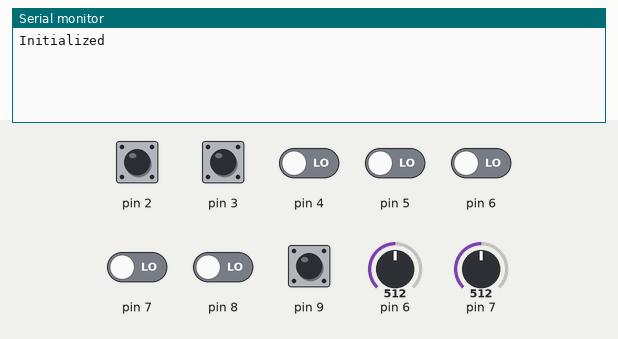
Simulated run of this sketch. Board: Arduino Uno, built with avr-gcc and run on an emulated ATmega328P. Shown: the last lines printed to the serial monitor. Inputs (shaded band) come from the test bench; at power-on: pin 9 HIGH, pin 2–8 LOW, pin 6 = 512, pin 7 = 512.

Above: at 1.2 s.
1.3 s: pin 2 pulsed HIGH 2 times (0.12 s each, 0.3 s apart)
At 2.3 s:
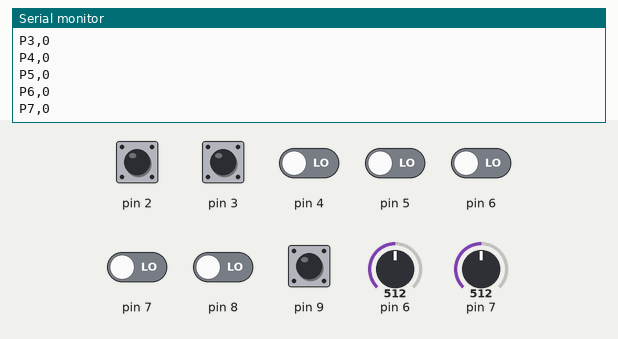
3.4 s: pin 3 pulled LOW for 0.15 s
At 4.3 s:
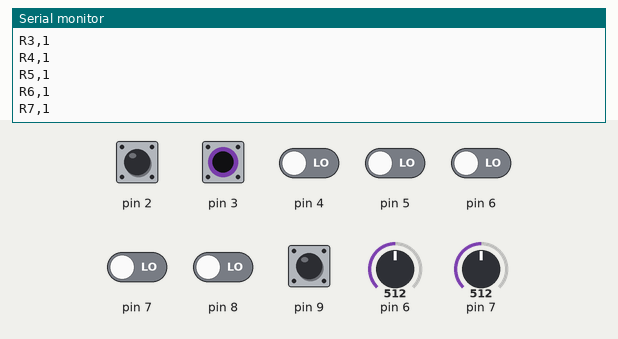
Timing chart, 0 to 6.4 s (numbered marks = the images above; inputs shaded):
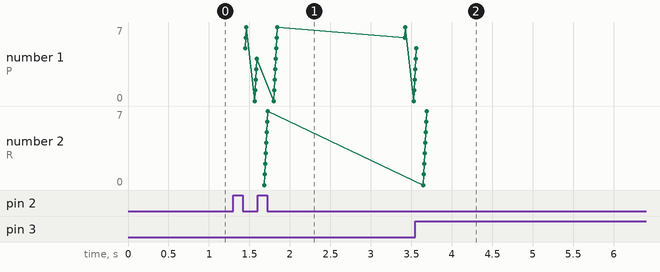

Measured:
- after the input at 1.3 s, the serial monitor: prints a new line after 0.15 s (image 1)
- after the input at 3.4 s, the serial monitor: prints a new line at once (image 2)

The sketch:

buttonMatrix_v1.ino
```cpp
// Keyboard Matrix

// rows are inputs
byte rows[] = {2,3,4,5,6,7,8,9};
const int rowCount = sizeof(rows)/sizeof(rows[0]);

//columns are outputs.
byte cols[] = {22,24,26,28,30,32,34,36};
const int colCount = sizeof(cols)/sizeof(cols[0]);

byte keys[colCount][rowCount];
byte lastKeys[colCount][rowCount];

void setup() {
    Serial.begin(9600);
    Serial.println("Initialized");

    for (int colIndex=0; colIndex < colCount; colIndex++) { //fills with unpressed as inital state
      for (int rowIndex=0; rowIndex < rowCount; rowIndex++) {
        lastKeys[colIndex][rowIndex] = 1;
    }
  }
}

void readMatrix() {
    // iterate the columns
    for (int colIndex=0; colIndex < colCount; colIndex++) {
        // col: set to output to low
        byte curCol = cols[colIndex];
        pinMode(curCol, OUTPUT);
        digitalWrite(curCol, LOW);

        // row: interate through the rows
        for (int rowIndex=0; rowIndex < rowCount; rowIndex++) {
            byte rowCol = rows[rowIndex];
            pinMode(rowCol, INPUT_PULLUP);
            delay(1);
            keys[colIndex][rowIndex] = digitalRead(rowCol);
            pinMode(rowCol, INPUT);
        }
        // disable the column
        pinMode(curCol, INPUT);
    }
}

void storeLastMatrix() {
  for (int colIndex=0; colIndex < colCount; colIndex++) {
    for (int rowIndex=0; rowIndex < rowCount; rowIndex++) {
      lastKeys[colIndex][rowIndex] = keys[colIndex][rowIndex];
    }
  }
}

void printMatrix() {
    for (int rowIndex=0; rowIndex < rowCount; rowIndex++) { //samples all rows
        for (int colIndex=0; colIndex < colCount; colIndex++) {  //samples all columns
            if (keys[colIndex][rowIndex] == 0 && lastKeys[colIndex][rowIndex] == 1) {
              String StrVal = "P" + String(colIndex) + "," + String(rowIndex); //concatonate coordinate of button press
              Serial.println(StrVal); //adds new line so if multiple buttons are pressed, it still works.
            }
            else if (keys[colIndex][rowIndex] == 0 && lastKeys[colIndex][rowIndex] == 0) {

            }
            else if (keys[colIndex][rowIndex] == 1 && lastKeys[colIndex][rowIndex] == 1) {

            }
            else if (keys[colIndex][rowIndex] == 1 && lastKeys[colIndex][rowIndex] == 0) {
              String StrVal = "R" + String(colIndex) + "," + String(rowIndex); //concatonate coordinate of button press
              Serial.println(StrVal); //adds new line so if multiple buttons are pressed, it still works.
            }
        }
    }
    storeLastMatrix(); //stores before read for state machine
}

void loop() {
    readMatrix();
    printMatrix();
    delay(50); //not too quickly; can be changed
}
```
